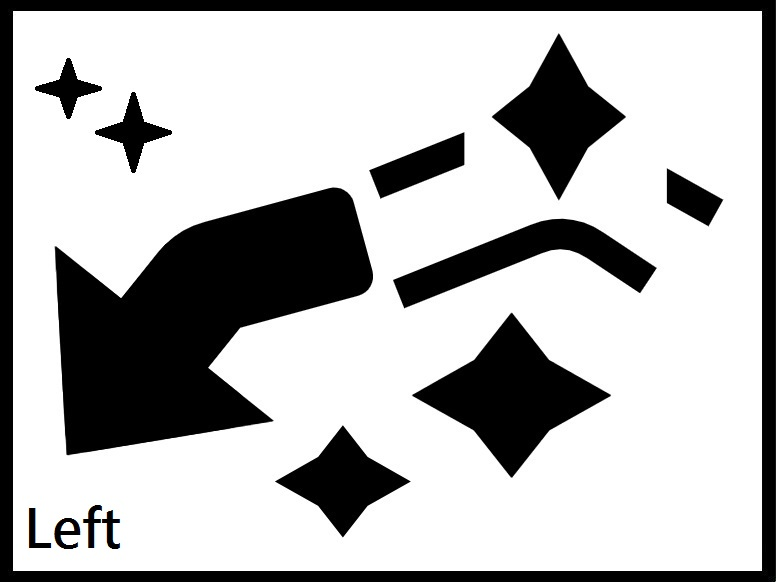
#> input picture left.jpg, 776 x 582 px
$ python -i selfDrivingLib.py   (imports and definitions only)   (Python 2 division)
#> lines starting #> are read from the running program, lines starting #| are printed output that depends on the picture; after the words box and inside, x2 and y2 are one past the last pixel; in counts of white or black regions, pixels touching at a corner belong together
#> further down, picture is the input picture: shape (582, 776, 3); mean B, G, R 184.1, 184.1, 184.1
import time
import cv2
import numpy as np
import os

#Frame width & Height
w=320
h=240

match = -1
font = cv2.FONT_HERSHEY_SIMPLEX

#Reference Images Display name & Original Name

ReferenceImages = ["left.jpg","right.jpg","reverse.jpg", "start.jpg", "stop.jpg", "magic.jpg"]
ReferenceTitles = ["Turn Left", "Turn Right", "Reverse", "Start", "Stop", "Magic"]

#define class for References Images
class Symbol:
    def __init__(self):
        self.img = 0
        self.name = 0

#define class instances (6 objects for 6 different images)
symbol= [Symbol() for i in range(6)]

# [78 lines left out: functions readRefImages, order_points, four_point_transform, auto_canny, not called in this run]


def resize_and_threshold_warped(image):
        #Resize the corrected image to proper size & convert it to grayscale
        #warped_new =  cv2.resize(image,(w/2, h/2))
        warped_new_gray = cv2.cvtColor(image, cv2.COLOR_BGR2GRAY)

        #Smoothing Out Image
        blur = cv2.GaussianBlur(warped_new_gray,(5,5),0)
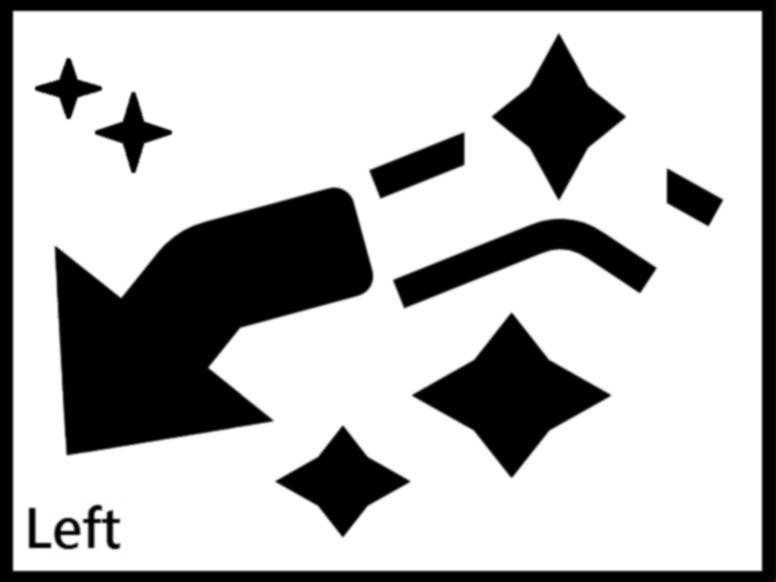
#> blur: shape (582, 776); min 0, max 255, mean 184.1

        #Calculate the maximum pixel and minimum pixel value & compute threshold
        min_val, max_val, min_loc, max_loc = cv2.minMaxLoc(blur)
#> min_val = 0; max_val = 255; min_loc = (0, 0); max_loc = (18, 13)
        threshold = (min_val + max_val)/2
#> threshold = 127.5

        #Threshold the image
        ret, warped_processed = cv2.threshold(warped_new_gray, threshold, 255, cv2.THRESH_BINARY)
#> warped_processed: shape (582, 776); 72.2% white; 14 black regions, largest, box (x1, y1, x2, y2) and area: (55, 188, 373, 455) 47503, (0, 0, 776, 582) 32191, (412, 313, 611, 478) 13306
#> ret = 127

        #return the thresholded image
        return warped_processed

# [39 lines left out: function checkImage, not called in this run]

>>> import cv2
>>> picture = cv2.imread('left.jpg')
>>> result = resize_and_threshold_warped(picture)

$ run again, on back.jpg
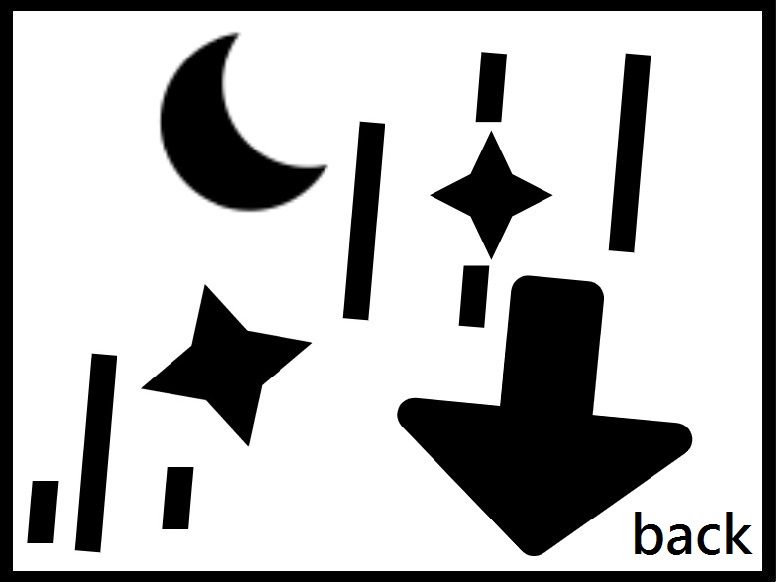
#> input picture back.jpg, 776 x 582 px
#> picture is the input picture: shape (582, 776, 3); mean B, G, R 186.1, 186.2, 186.2
#> in resize_and_threshold_warped, `blur = cv2.GaussianBlur(warped_new_gray,(5,5),0)`:
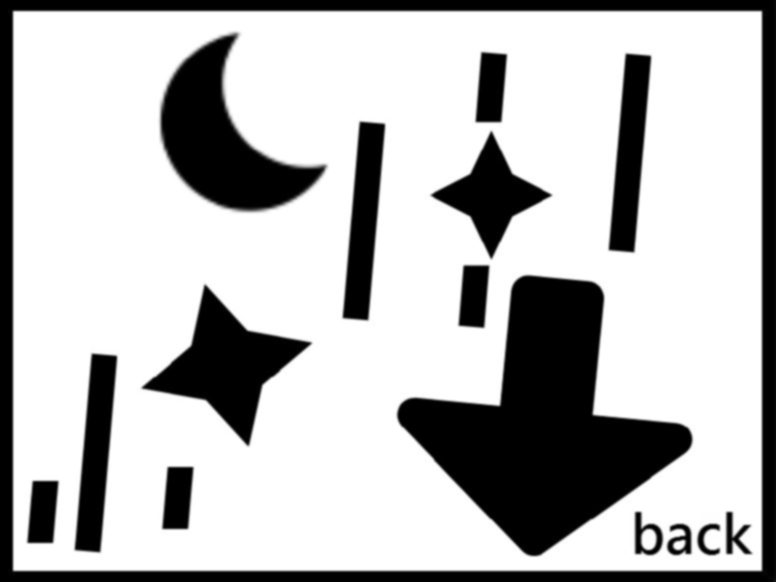
#> blur: shape (582, 776); min 0, max 255, mean 186.1
#> min_val = 0; max_val = 255; min_loc = (0, 0); max_loc = (18, 13)
#> threshold = 127.5
#> in resize_and_threshold_warped, `ret, warped_processed = cv2.threshold(warped_new_gray, threshold, 255,..`:
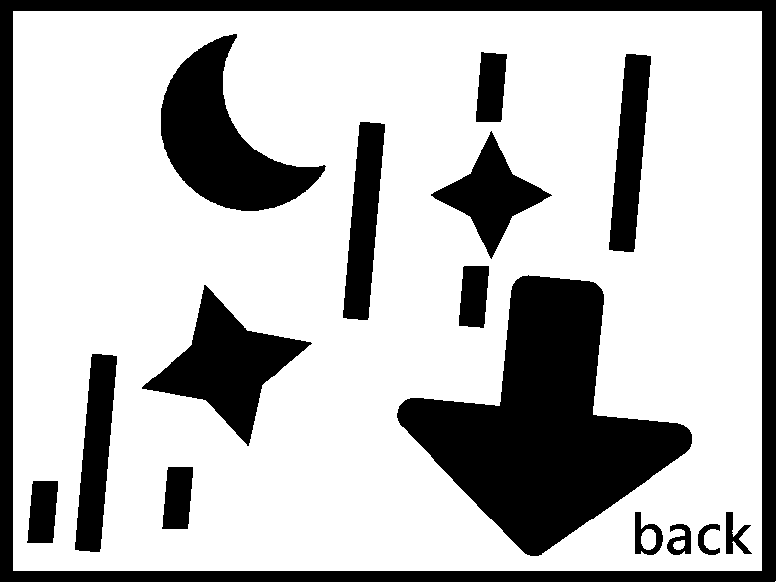
#> warped_processed: shape (582, 776); 73% white; 16 black regions, largest, box (x1, y1, x2, y2) and area: (397, 275, 692, 556) 38116, (0, 0, 776, 582) 32191, (161, 34, 326, 211) 12968
#> ret = 127
